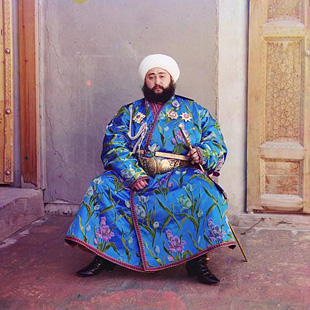
#> input picture prokudin.jpg, 310 x 310 px
$ python NoiseRemoval.py
#> lines starting #> are read from the running program, lines starting #| are printed output that depends on the picture
import cv2
import numpy as np
import matplotlib.pyplot as plt

# Görüntüyü gri tonlamada yükle
img = cv2.imread('prokudin.jpg', cv2.IMREAD_GRAYSCALE)
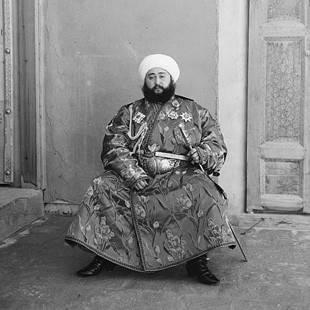
#> img: shape (310, 310); min 0, max 255, mean 131.3

# Hata kontrolü (önlem)
if img is None:
    print("❌ Görüntü yüklenemedi! Dosya adını kontrol et.")
    exit()

# 3x3 Box (ortalama) filtresi
box_filtered = cv2.blur(img, (3, 3))
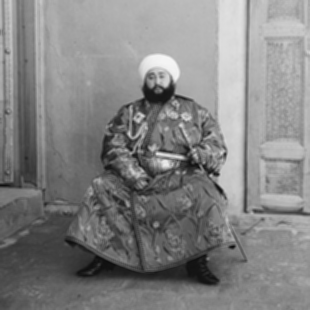
#> box_filtered: shape (310, 310); min 13, max 246, mean 131.3

# 3x3 Gaussian filtresi, sigmaX=1
gauss_filtered = cv2.GaussianBlur(img, (3, 3), sigmaX=1)

# Tent filtresi çekirdeği (üçgen ağırlıklı)
tent_kernel = np.array([
    [1, 2, 1],
    [2, 4, 2],
    [1, 2, 1]
], dtype=np.float32)
tent_kernel /= tent_kernel.sum()

# Tent filtresi uygulanıyor
tent_filtered = cv2.filter2D(img, -1, tent_kernel)

# Tüm filtre sonuçlarını yan yana göster
titles = ['Box Filter', 'Gaussian Filter', 'Tent Filter']
images = [box_filtered, gauss_filtered, tent_filtered]

plt.figure(figsize=(15, 5))

for i in range(3):
    plt.subplot(1, 3, i+1)
    plt.imshow(images[i], cmap='gray')
    plt.title(titles[i])
    plt.axis('off')

plt.tight_layout()
plt.show()
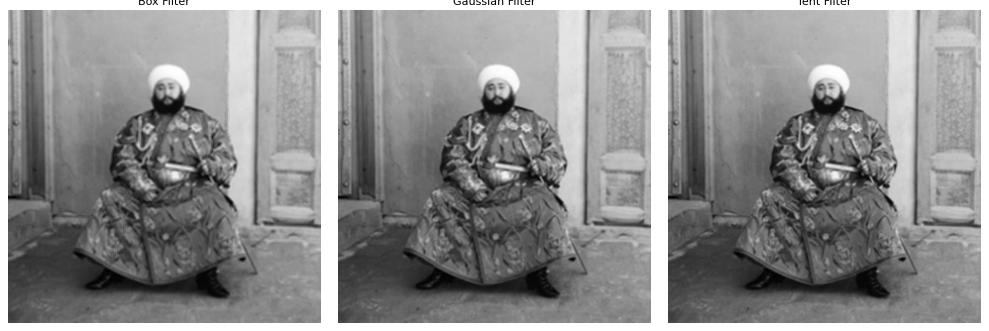
#> figure drawn by matplotlib, 3 panels
